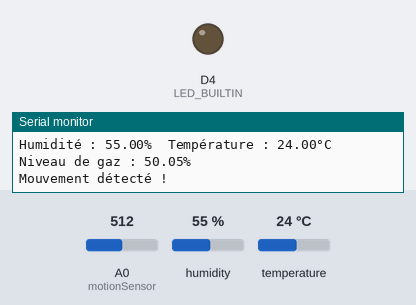
This sketch was run on a simulated ESP8266 (NodeMCU). Shown: output pins drawn as LEDs (lit = HIGH, except the on-board LED, lit = LOW), the last lines printed to the serial monitor. The test bench sets the inputs (shaded band); at power-on: A0 (motionSensor) = 512, humidity 55 %, temperature 24 °C.

Above: at 2.8 s.
2.9 s: A0 (motionSensor) set to 106
5.2 s: A0 (motionSensor) set to 95
At 7.0 s:
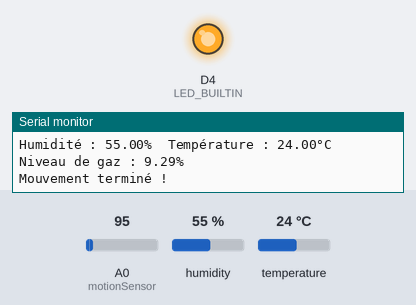
7.5 s: A0 (motionSensor) set to 122
At 8.5 s:
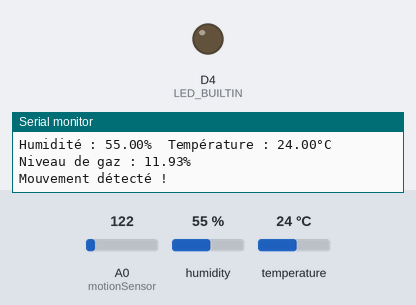
9.6 s: A0 (motionSensor) set to 90
At 11.2 s:
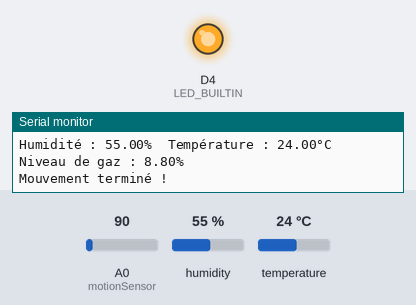
Timing chart, 0 to 12.6 s (numbered marks = the images above; inputs shaded):
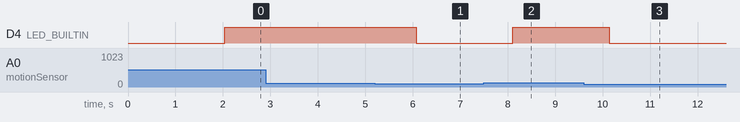

The sketch:

version_3.ino
```cpp
#include <DHT.h>

#define DHTPIN D2     // Broche de données du capteur DHT
#define DHTTYPE DHT22   // Type de capteur utilisé (DHT11 ou DHT22)

// Initialise le capteur DHT
DHT dht(DHTPIN, DHTTYPE);

// Définition de la broche du capteur de mouvement
const int motionSensor = A0;

void setup() {
  // Met en place le moniteur série
  Serial.begin(9600);
  Serial.println("Initialisation...");

  // Configure la broche LED_BUILTIN en sortie
  pinMode(LED_BUILTIN, OUTPUT);
  digitalWrite(LED_BUILTIN, LOW); // Allume la LED au démarrage

  // Configure la broche du capteur de mouvement en entrée
  pinMode(motionSensor, INPUT);

  // Initialise le capteur DHT
  dht.begin();
}

unsigned long currentTime;

// Intervalle de vérification du mouvement
const unsigned long motionCheckInterval = 150UL;
unsigned long previousMotionCheckTime = 0;

bool motionDetected = false; // Variable pour suivre l'état du mouvement

void loop() {
  // Obtient le temps actuel en millisecondes
  currentTime = millis();

  // Vérifie si l'intervalle de temps est écoulé
  if (currentTime - previousMotionCheckTime >= motionCheckInterval) {
    // Lit l'état du capteur de mouvement
    int isMotionDetected = analogRead(motionSensor);

    // Si le mouvement est détecté
    if (isMotionDetected > 100) { // Vous pouvez ajuster la valeur de seuil selon vos besoins
      if (!motionDetected) { // Si le mouvement vient de commencer
        // Affiche un message sur le moniteur série
        Serial.println("Mouvement détecté !");
        motionDetected = true; // Met à jour l'état du mouvement
        // Allume la LED
        digitalWrite(LED_BUILTIN, HIGH);
      }
    } else { // Si le mouvement n'est pas détecté
      if (motionDetected) { // Si le mouvement vient de se terminer
        // Affiche un message sur le moniteur série
        Serial.println("Mouvement terminé !");
        motionDetected = false; // Met à jour l'état du mouvement
        // Éteint la LED
        digitalWrite(LED_BUILTIN, LOW);
      }
    }

    // Met à jour le temps de la dernière vérification
    previousMotionCheckTime = currentTime;
  }

  // Attendre une courte période entre les lectures
  delay(2000);

  // Lecture de l'humidité relative
  float humidity = dht.readHumidity();

  // Lecture de la température en degrés Celsius
  float temperature = dht.readTemperature();

  // Vérifie si la lecture du capteur a échoué
  if (isnan(humidity) || isnan(temperature)) {
    Serial.println("Échec de la lecture du capteur DHT !");
    return;
  }

  // Affiche les données lues sur le moniteur série
  Serial.print("Humidité : ");
  Serial.print(humidity);
  Serial.print("%\t");

  Serial.print("Température : ");
  Serial.print(temperature);
  Serial.println("°C");

  // Lecture du niveau de gaz (MQ-5)
  float gasLevel = analogRead(A0) / 1023.0 * 100;

  // Affichage du niveau de gaz
  Serial.print("Niveau de gaz : ");
  Serial.print(gasLevel);
  Serial.println("%");
}
```

Measured:
- the behaviour switches between 101 and 100 on A0 (motionSensor) (found by bisection; images 0 and 1)
- after the input at 5.2 s, D4 (LED_BUILTIN): HIGH → LOW after 0.87 s
- after the input at 7.5 s, D4 (LED_BUILTIN): LOW → HIGH after 0.61 s
- after the input at 9.6 s, D4 (LED_BUILTIN): HIGH → LOW after 0.54 s
